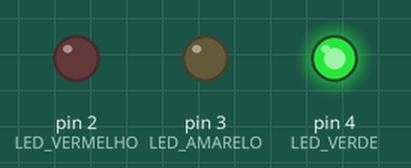
The sketch below on a simulated Arduino Uno, built with avr-gcc and run on an emulated ATmega328P. Parts: output pins drawn as LEDs (lit = HIGH).

Above: at 1.0 s.
At 3.0 s:
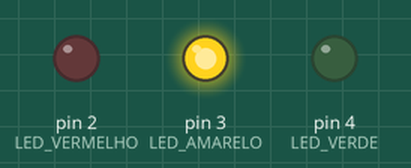
At 5.0 s:
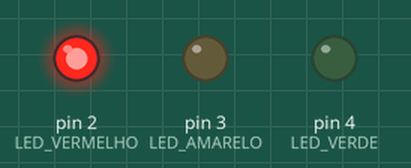
Timing chart, 0 to 10.4 s (numbered marks = the images above):
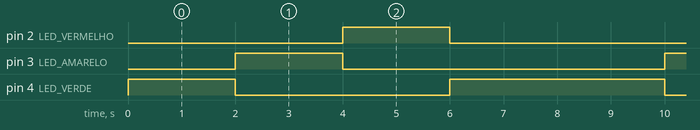

The sketch:

Lab04.ino
```cpp
// Define os pinos dos LEDs
const int LED_VERMELHO = 2;
const int LED_AMARELO = 3;
const int LED_VERDE = 4;

void setup() {
  // Define os pinos dos LEDs como saídas
  pinMode(LED_VERMELHO, OUTPUT);
  pinMode(LED_AMARELO, OUTPUT);
  pinMode(LED_VERDE, OUTPUT);
}

void loop() {
  // Acende o LED verde e apaga os outros
  digitalWrite(LED_VERMELHO, LOW);
  digitalWrite(LED_AMARELO, LOW);
  digitalWrite(LED_VERDE, HIGH);
  delay(2000); // Espera por 2 segundos

  // Acende o LED amarelo e apaga os outros
  digitalWrite(LED_VERMELHO, LOW);
  digitalWrite(LED_AMARELO, HIGH);
  digitalWrite(LED_VERDE, LOW);
  delay(2000); // Espera por 2 segundos

  // Acende o LED vermelho e apaga os outros
  digitalWrite(LED_VERMELHO, HIGH);
  digitalWrite(LED_AMARELO, LOW);
  digitalWrite(LED_VERDE, LOW);
  delay(2000); // Espera por 2 segundos

  // Retorna ao LED verde
  digitalWrite(LED_VERMELHO, LOW);
  digitalWrite(LED_AMARELO, LOW);
  digitalWrite(LED_VERDE, HIGH);
  delay(2000); // Espera por 2 segundos
}
```

Measured:
- by itself, pin 2 (LED_VERMELHO), pin 3 (LED_AMARELO): alternates HIGH for 2.0 s and LOW for 6.0 s
- by itself, pin 4 (LED_VERDE): repeats every 8.0 s: LOW 4.0 s, HIGH 4.0 s
- by itself, everything shown: repeats every 8.0 s, in 3 steps
